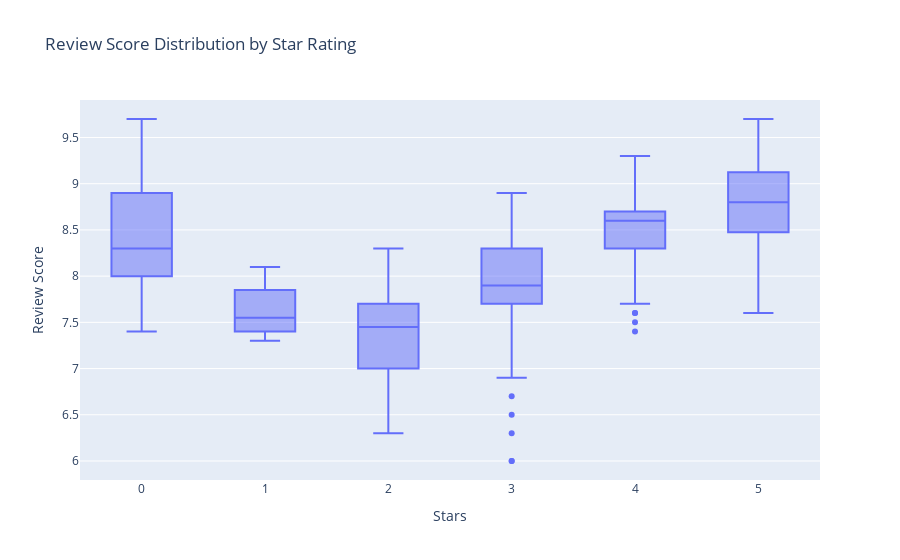

Notebook cell for this chart:
### Code cell
fig = px.box(
    df_hotels,
    x="stars",
    y="review_score",
    title="Review Score Distribution by Star Rating",
    labels={"stars": "Stars", "review_score": "Review Score"}
)
fig.show()

### Figure 1 — Plotly figure (JSON) as saved in the notebook; plotly's stock layout.template omitted (floating-point values rounded to 4 significant figures; data arrays with more than 128 entries replaced by an {"elided": "..."} marker saying what was removed)
{"data": [{"alignmentgroup": "True", "hovertemplate": "Stars=%{x}<br>Review Score=%{y}<extra></extra>", "legendgroup": "", "marker": {"color": "#636efa"}, "name": "", "notched": false, "offsetgroup": "", "orientation": "v", "showlegend": false, "type": "box", "x": {"elided": "218 int values"}, "x0": " ", "xaxis": "x", "y": {"elided": "218 float values"}, "y0": " ", "yaxis": "y"}], "layout": {"boxmode": "group", "legend": {"tracegroupgap": 0}, "title": {"text": "Review Score Distribution by Star Rating"}, "xaxis": {"anchor": "y", "domain": [0, 1], "title": {"text": "Stars"}}, "yaxis": {"anchor": "x", "domain": [0, 1], "title": {"text": "Review Score"}}}}
